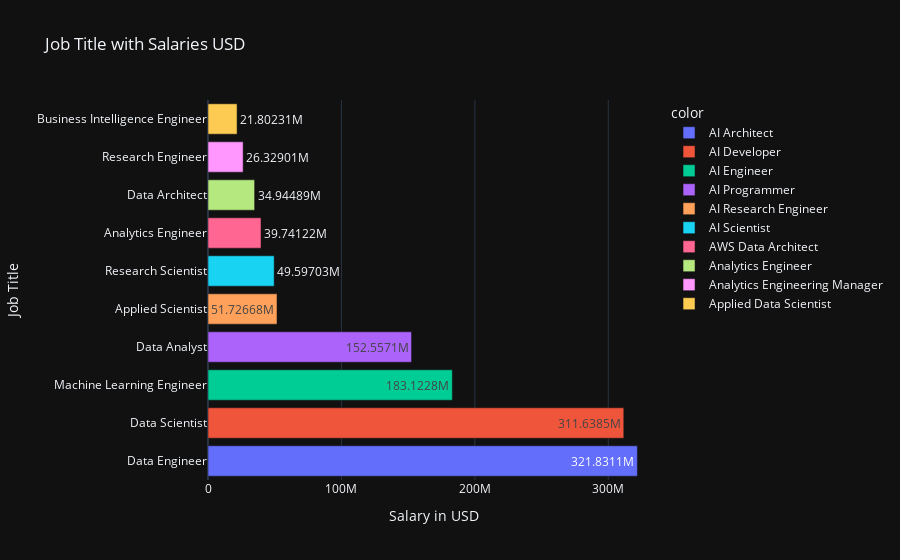

The code cell stored with this chart in its notebook:
### Markdown cell above
***From the above graph we can say that in 2023, in the category offering highest job, Data Scientists got highest employement followed by Applied scientist, Research Scientist and Reserach Engineer***

### Code cell
import plotly.express as px 
from plotly.offline import iplot , plot 
iplot(px.bar(df_job_title_USD.sort_values(ascending=False)[:10],
             orientation='h',
             labels={'value':'Salary in USD','job_title':'Job Title'},
             title='Job Title with Salaries USD',
             template='plotly_dark',
             color=df_job_title_USD.index[:10],
             text_auto=True
))

### Figure 1 — Plotly figure (JSON) as saved in the notebook; plotly's stock layout.template omitted (floating-point values rounded to 4 significant figures)
{"data": [{"alignmentgroup": "True", "hovertemplate": "color=AI Architect<br>Salary in USD=%{x}<br>Job Title=%{y}<extra></extra>", "legendgroup": "AI Architect", "marker": {"color": "#636efa", "pattern": {"shape": ""}}, "name": "AI Architect", "offsetgroup": "AI Architect", "orientation": "h", "showlegend": true, "textposition": "auto", "texttemplate": "%{x}", "type": "bar", "x": [321831109], "xaxis": "x", "y": ["Data Engineer"], "yaxis": "y"}, {"alignmentgroup": "True", "hovertemplate": "color=AI Developer<br>Salary in USD=%{x}<br>Job Title=%{y}<extra></extra>", "legendgroup": "AI Developer", "marker": {"color": "#EF553B", "pattern": {"shape": ""}}, "name": "AI Developer", "offsetgroup": "AI Developer", "orientation": "h", "showlegend": true, "textposition": "auto", "texttemplate": "%{x}", "type": "bar", "x": [311638539], "xaxis": "x", "y": ["Data Scientist"], "yaxis": "y"}, {"alignmentgroup": "True", "hovertemplate": "color=AI Engineer<br>Salary in USD=%{x}<br>Job Title=%{y}<extra></extra>", "legendgroup": "AI Engineer", "marker": {"color": "#00cc96", "pattern": {"shape": ""}}, "name": "AI Engineer", "offsetgroup": "AI Engineer", "orientation": "h", "showlegend": true, "textposition": "auto", "texttemplate": "%{x}", "type": "bar", "x": [183122811], "xaxis": "x", "y": ["Machine Learning Engineer"], "yaxis": "y"}, {"alignmentgroup": "True", "hovertemplate": "color=AI Programmer<br>Salary in USD=%{x}<br>Job Title=%{y}<extra></extra>", "legendgroup": "AI Programmer", "marker": {"color": "#ab63fa", "pattern": {"shape": ""}}, "name": "AI Programmer", "offsetgroup": "AI Programmer", "orientation": "h", "showlegend": true, "textposition": "auto", "texttemplate": "%{x}", "type": "bar", "x": [152557124], "xaxis": "x", "y": ["Data Analyst"], "yaxis": "y"}, {"alignmentgroup": "True", "hovertemplate": "color=AI Research Engineer<br>Salary in USD=%{x}<br>Job Title=%{y}<extra></extra>", "legendgroup": "AI Research Engineer", "marker": {"color": "#FFA15A", "pattern": {"shape": ""}}, "name": "AI Research Engineer", "offsetgroup": "AI Research Engineer", "orientation": "h", "showlegend": true, "textposition": "auto", "texttemplate": "%{x}", "type": "bar", "x": [51726677], "xaxis": "x", "y": ["Applied Scientist"], "yaxis": "y"}, {"alignmentgroup": "True", "hovertemplate": "color=AI Scientist<br>Salary in USD=%{x}<br>Job Title=%{y}<extra></extra>", "legendgroup": "AI Scientist", "marker": {"color": "#19d3f3", "pattern": {"shape": ""}}, "name": "AI Scientist", "offsetgroup": "AI Scientist", "orientation": "h", "showlegend": true, "textposition": "auto", "texttemplate": "%{x}", "type": "bar", "x": [49597032], "xaxis": "x", "y": ["Research Scientist"], "yaxis": "y"}, {"alignmentgroup": "True", "hovertemplate": "color=AWS Data Architect<br>Salary in USD=%{x}<br>Job Title=%{y}<extra></extra>", "legendgroup": "AWS Data Architect", "marker": {"color": "#FF6692", "pattern": {"shape": ""}}, "name": "AWS Data Architect", "offsetgroup": "AWS Data Architect", "orientation": "h", "showlegend": true, "textposition": "auto", "texttemplate": "%{x}", "type": "bar", "x": [39741218], "xaxis": "x", "y": ["Analytics Engineer"], "yaxis": "y"}, {"alignmentgroup": "True", "hovertemplate": "color=Analytics Engineer<br>Salary in USD=%{x}<br>Job Title=%{y}<extra></extra>", "legendgroup": "Analytics Engineer", "marker": {"color": "#B6E880", "pattern": {"shape": ""}}, "name": "Analytics Engineer", "offsetgroup": "Analytics Engineer", "orientation": "h", "showlegend": true, "textposition": "auto", "texttemplate": "%{x}", "type": "bar", "x": [34944891], "xaxis": "x", "y": ["Data Architect"], "yaxis": "y"}, {"alignmentgroup": "True", "hovertemplate": "color=Analytics Engineering Manager<br>Salary in USD=%{x}<br>Job Title=%{y}<extra></extra>", "legendgroup": "Analytics Engineering Manager", "marker": {"color": "#FF97FF", "pattern": {"shape": ""}}, "name": "Analytics Engineering Manager", "offsetgroup": "Analytics Engineering Manager", "orientation": "h", "showlegend": true, "textposition": "auto", "texttemplate": "%{x}", "type": "bar", "x": [26329009], "xaxis": "x", "y": ["Research Engineer"], "yaxis": "y"}, {"alignmentgroup": "True", "hovertemplate": "color=Applied Data Scientist<br>Salary in USD=%{x}<br>Job Title=%{y}<extra></extra>", "legendgroup": "Applied Data Scientist", "marker": {"color": "#FECB52", "pattern": {"shape": ""}}, "name": "Applied Data Scientist", "offsetgroup": "Applied Data Scientist", "orientation": "h", "showlegend": true, "textposition": "auto", "texttemplate": "%{x}", "type": "bar", "x": [21802308], "xaxis": "x", "y": ["Business Intelligence Engineer"], "yaxis": "y"}], "layout": {"barmode": "relative", "legend": {"title": {"text": "color"}, "tracegroupgap": 0}, "title": {"text": "Job Title with Salaries USD"}, "xaxis": {"anchor": "y", "domain": [0, 1], "title": {"text": "Salary in USD"}}, "yaxis": {"anchor": "x", "domain": [0, 1], "title": {"text": "Job Title"}}}}
